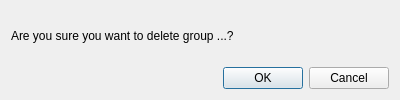
<?xml version="1.0" encoding="UTF-8"?>
<ui version="4.0">
 <class>GroupDeleteDialog</class>
 <widget class="QDialog" name="GroupDeleteDialog">
  <property name="geometry">
   <rect>
    <x>0</x>
    <y>0</y>
    <width>400</width>
    <height>100</height>
   </rect>
  </property>
  <property name="maximumSize">
   <size>
    <width>16777215</width>
    <height>100</height>
   </size>
  </property>
  <property name="windowTitle">
   <string>Deleting group</string>
  </property>
  <layout class="QVBoxLayout" name="verticalLayout">
   <item>
    <widget class="QLabel" name="group_delete_label">
     <property name="text">
      <string>Are you sure you want to delete group ...?</string>
     </property>
    </widget>
   </item>
   <item>
    <widget class="QDialogButtonBox" name="button_box">
     <property name="orientation">
      <enum>Qt::Orientation::Horizontal</enum>
     </property>
     <property name="standardButtons">
      <set>QDialogButtonBox::StandardButton::Cancel|QDialogButtonBox::StandardButton::Ok</set>
     </property>
    </widget>
   </item>
  </layout>
 </widget>
 <resources/>
 <connections>
  <connection>
   <sender>button_box</sender>
   <signal>accepted()</signal>
   <receiver>GroupDeleteDialog</receiver>
   <slot>accept()</slot>
   <hints>
    <hint type="sourcelabel">
     <x>248</x>
     <y>254</y>
    </hint>
    <hint type="destinationlabel">
     <x>157</x>
     <y>274</y>
    </hint>
   </hints>
  </connection>
  <connection>
   <sender>button_box</sender>
   <signal>rejected()</signal>
   <receiver>GroupDeleteDialog</receiver>
   <slot>reject()</slot>
   <hints>
    <hint type="sourcelabel">
     <x>316</x>
     <y>260</y>
    </hint>
    <hint type="destinationlabel">
     <x>286</x>
     <y>274</y>
    </hint>
   </hints>
  </connection>
 </connections>
</ui>
